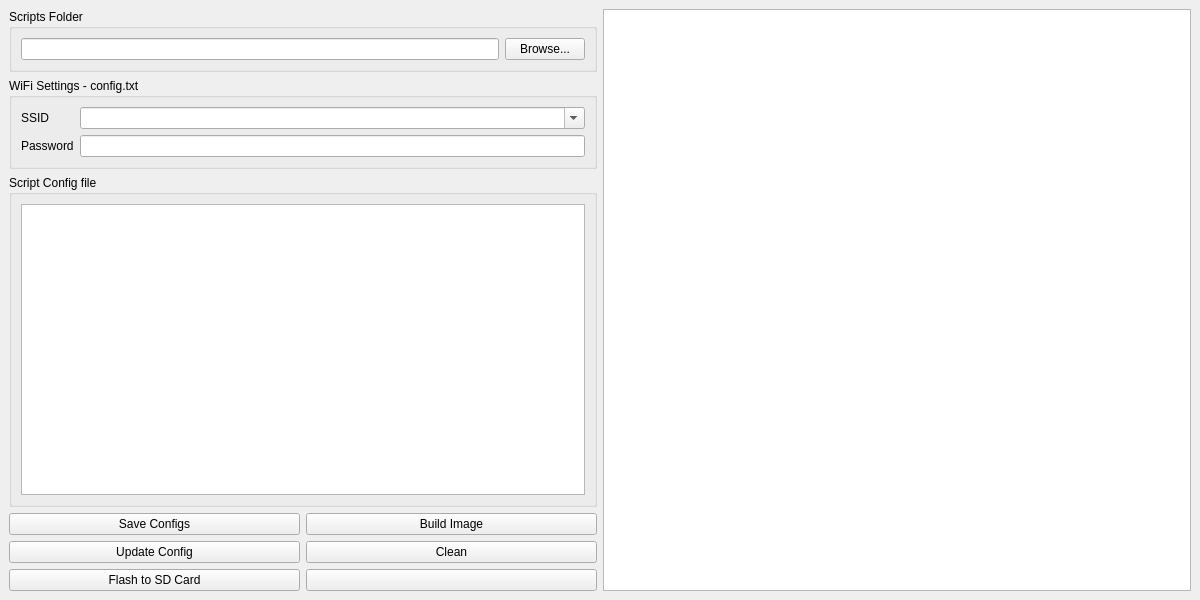
<?xml version="1.0" encoding="UTF-8"?>
<ui version="4.0">
 <class>MainWindow</class>
 <widget class="QMainWindow" name="MainWindow">
  <property name="geometry">
   <rect>
    <x>0</x>
    <y>0</y>
    <width>1200</width>
    <height>600</height>
   </rect>
  </property>
  <property name="windowTitle">
   <string>(BLAST) Bootable Linux Assembler &amp; Setup Tool</string>
  </property>
  <widget class="QWidget" name="centralwidget">
   <layout class="QHBoxLayout" name="horizontalLayout_main">
    <item>
     <layout class="QVBoxLayout" name="verticalLayout_leftSettings">
      <item>
       <widget class="QGroupBox" name="groupBox_scriptsFolder">
        <property name="title">
         <string>Scripts Folder</string>
        </property>
        <layout class="QHBoxLayout" name="horizontalLayout_scriptsFolder">
         <item>
          <widget class="QLineEdit" name="scriptsPathLineEdit">
           <property name="readOnly">
            <bool>true</bool>
           </property>
          </widget>
         </item>
         <item>
          <widget class="QPushButton" name="browseScriptsButton">
           <property name="text">
            <string>Browse...</string>
           </property>
          </widget>
         </item>
        </layout>
       </widget>
      </item>
      <item>
       <widget class="QGroupBox" name="groupBox_wifiSettings">
        <property name="title">
         <string>WiFi Settings - config.txt</string>
        </property>
        <layout class="QFormLayout" name="formLayout_wifi">
         <item row="0" column="0">
          <widget class="QLabel" name="label_ssid">
           <property name="text">
            <string>SSID</string>
           </property>
          </widget>
         </item>
         <item row="0" column="1">
           <widget class="QComboBox" name="ssidComboBox">
             <property name="editable">
               <bool>true</bool>
             </property>
           </widget>
         </item>
         <item row="1" column="0">
          <widget class="QLabel" name="label_password">
           <property name="text">
            <string>Password</string>
           </property>
          </widget>
         </item>
         <item row="1" column="1">
          <widget class="QLineEdit" name="passwordLineEdit"/>
         </item>
        </layout>
       </widget>
      </item>
      <item>
       <widget class="QGroupBox" name="groupBox_scriptConfig">
        <property name="title">
         <string>Script Config file</string>
        </property>
        <layout class="QVBoxLayout" name="verticalLayout_script">
         <item>
          <widget class="QTextEdit" name="scriptTextEdit"/>
         </item>
        </layout>
       </widget>
      </item>
      <item>
       <layout class="QVBoxLayout" name="verticalLayout_buttons">
        <item>
         <layout class="QHBoxLayout" name="horizontalLayout_buttons_top">
          <item>
           <widget class="QPushButton" name="saveConfigButton">
            <property name="text">
             <string>Save Configs</string>
            </property>
           </widget>
          </item>
          <item>
           <widget class="QPushButton" name="buildButton">
            <property name="text">
             <string>Build Image</string>
            </property>
           </widget>
          </item>
         </layout>
        </item>
        <item>
         <layout class="QHBoxLayout" name="horizontalLayout_buttons_bottom">
          <item>
           <widget class="QPushButton" name="updateConfigButton">
            <property name="text">
             <string>Update Config</string>
            </property>
           </widget>
          </item>
          <item>
           <widget class="QPushButton" name="cleanButton">
            <property name="text">
             <string>Clean</string>
            </property>
           </widget>
          </item>
         </layout>
        </item>
        <item>
         <layout class="QHBoxLayout" name="horizontalLayout_buttons_extra">
          <item>
           <widget class="QPushButton" name="flashSDButton">
            <property name="text">
             <string>Flash to SD Card</string>
            </property>
           </widget>
          </item>
          <item>
           <widget class="QPushButton" name="emptyButton"/>
          </item>
         </layout>
        </item>
       </layout>
      </item>
     </layout>
    </item>
    <item>
     <widget class="QTextEdit" name="outputTextEdit">
      <property name="readOnly">
       <bool>true</bool>
      </property>
     </widget>
    </item>
   </layout>
  </widget>
 </widget>
 <resources/>
 <connections/>
</ui>
